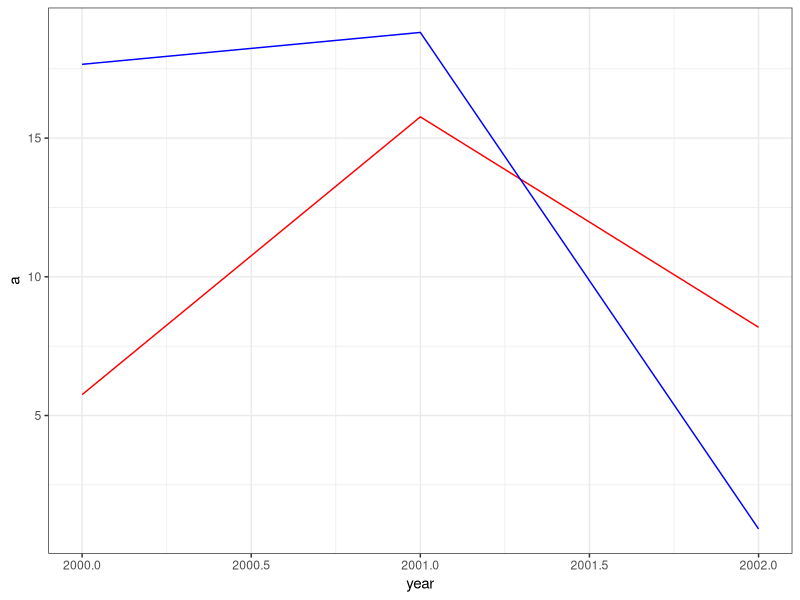
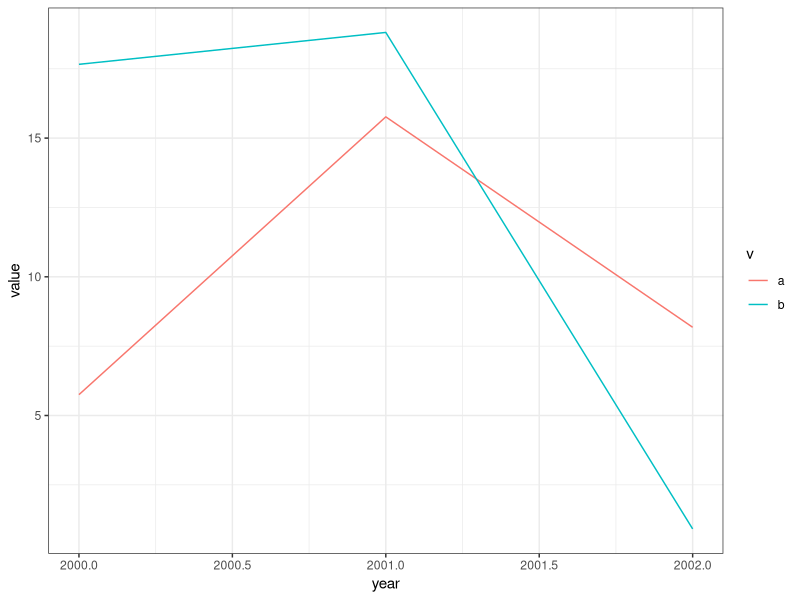
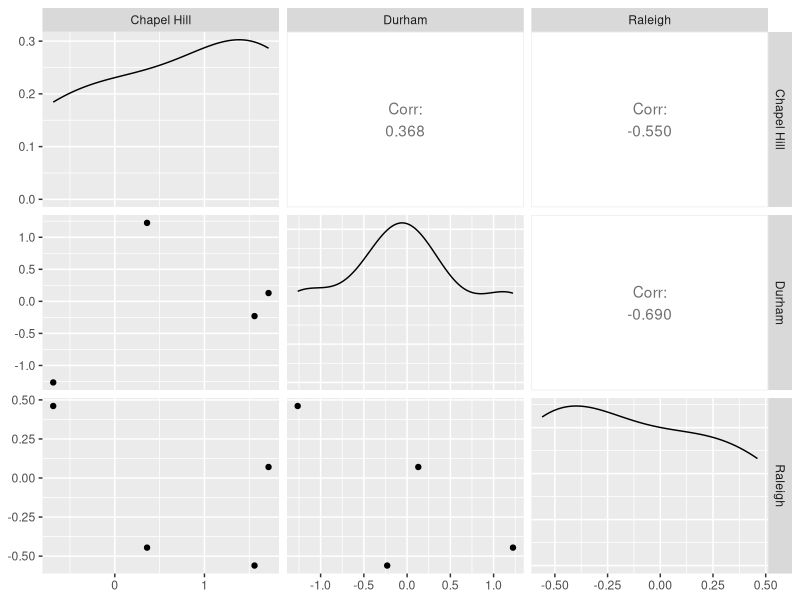

Generate these figures, in order, with R:
## ---- chunk 1
knitr::opts_chunk$set(echo = TRUE)
## ---- chunk 2
library(tidyverse)
## ---- chunk 3
a0 <- data.frame("id"=c(1,2),
                 "val"=rnorm(2,0,1))
a1 <- data.frame("id"=c(3,4),
                 "val"=rnorm(2,0,1),
                 "other"=c("c","d"))
bind_rows(a0,a1)
## ---- chunk 4
b0 <- data.frame("name"=c("John","Jane"),
                 "year"=c(1993,1996))
b1 <- data.frame("name"=c("Jane","John"),
                 "ct"=c(6,3))
bind_cols(b0,b1)
## ---- chunk 5
print(b0)
print(b1)
## ---- chunk 6
b0 <- data.frame("name"=c("John","Jane","Jack"),
                 "year"=c(1993,1993,1985))
b1 <- data.frame("person"=c("Jane","John","Jill"),
                 "ct"=c(6,3,9))
print(b0)
print(b1)
## ---- chunk 7
inner_join(b0,b1,by=c("name"="person"))
## ---- chunk 8
full_join(b0,b1,by=c("name"="person"))
## ---- chunk 9
left_join(b0,b1,by=c("name"="person"))
## ---- chunk 10
right_join(b0,b1,by=c("name"="person"))
## ---- chunk 11
multi0 <- data.frame("name"=c("Jane","John","John","Jane"),
                     "year"=c(1990,1990,1991,1991),
                     "state"=c("NC","VA","VA","NY"))
multi1 <- data.frame("person"=c("Jane","John","Jane","John"),
                     "year"=c(1990,1990,1991,1991),
                     "ct"=c(6,3,9,8))

multijoined <- inner_join(multi0,multi1,
                          by=c("name"="person","year"="year"))
## ---- chunk 12
statedata <- data.frame("state"=c("NC","VA","NY"),
                        "region"=c("Southeast","Southeast","Northeast"))
inner_join(statedata,multijoined,by=c("state"="state"))
## ---- chunk 13
set.seed(123)
df0 <- data.frame(year=c(2000,2001,2002),a=runif(3,0,20),b=runif(3,0,20))
print(df0)
## ---- chunk 14
ggplot(data=df0,aes(x=year))+
  geom_line(aes(y=a),color="red")+
  geom_line(aes(y=b),color="blue")+theme_bw()
## ---- chunk 15
df1 <- data.frame(year=c(df0$year,df0$year),
                  v=c("a","a","a","b","b","b"),
                  value=c(df0$a,df0$b))
print(df1)
## ---- chunk 16
ggplot(data=df1,aes(x=year,y=value,color=v))+geom_line()+theme_bw()
## ---- chunk 17
library(tidyr) #install if necessary
set.seed(123)
raw <- data.frame(
  city=c("Raleigh","Durham","Chapel Hill"),
  x2000=rnorm(3,0,1),
  x2001=rnorm(3,0,1),
  x2002=rnorm(3,0,1),
  x2003=rnorm(3,0,1)
)
print(raw)
## ---- chunk 18
gathered <- raw %>% 
  gather(key="year",value="value",-city) %>% 
  mutate(year=str_replace(year,"x","")) 
print(gathered)
## ---- chunk 19
gathered <- raw %>% 
  gather(key=year,value=value,c(x2000,x2001,x2002,x2003)) %>% 
  mutate(year=str_replace(year,"x","")) 
print(gathered)
## ---- chunk 20
ungathered <- gathered %>% spread(key=city,value=value)
print(ungathered)
## ---- chunk 21
library(GGally)
ungathered %>% select("Chapel Hill","Durham","Raleigh") %>% ggpairs()
